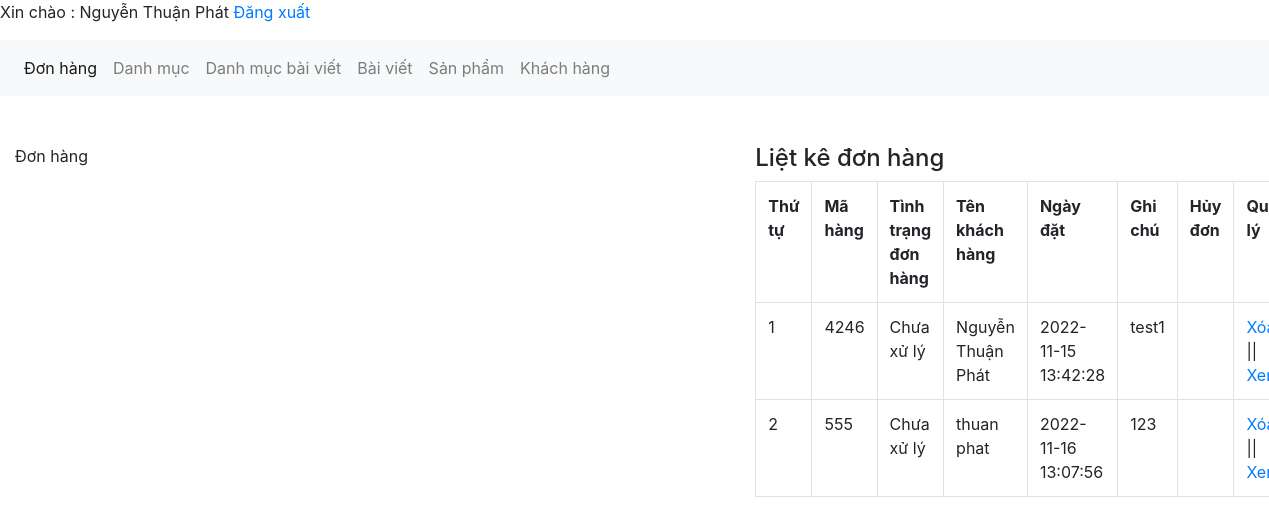
Page /admin/xulydonhang.php (signed in) on the earlier database version.
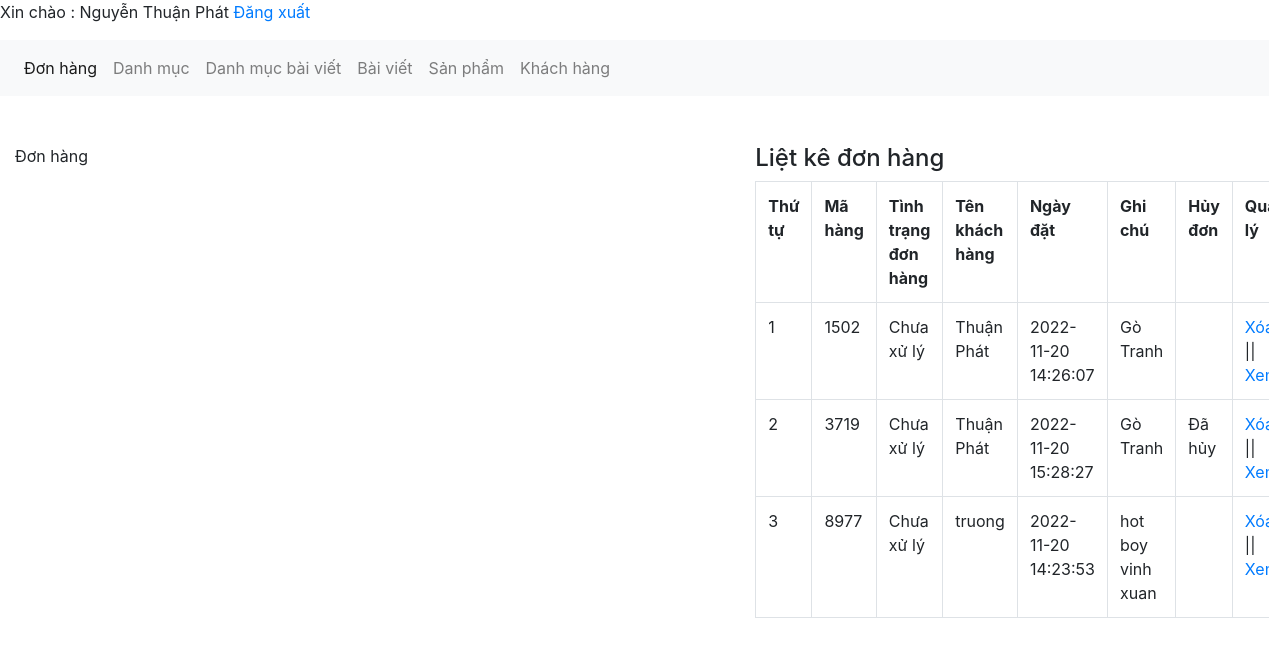
Same page on the later database version.
### tables this page shows
CREATE TABLE `tbl_donhang` (
  `donhang_id` int(11) NOT NULL,
  `sanpham_id` int(11) NOT NULL,
  `soluong` int(11) NOT NULL,
  `mahang` varchar(50) NOT NULL,
  `khachhang_id` int(11) NOT NULL,
  `ngaythang` timestamp NOT NULL DEFAULT current_timestamp() ON UPDATE current_timestamp(),
  `tinhtrang` int(11) NOT NULL,
  `huydon` int(11) NOT NULL DEFAULT 0
);

CREATE TABLE `tbl_khachhang` (
  `khachhang_id` int(11) NOT NULL,
  `name` varchar(100) NOT NULL,
  `phone` varchar(50) NOT NULL,
  `address` varchar(200) NOT NULL,
  `note` text NOT NULL,
  `email` varchar(150) NOT NULL,
  `password` varchar(100) NOT NULL,
  `giaohang` int(11) NOT NULL
);

### admin/xulydonhang.php (the view, shortened to what this page needs)
<?php
include('../db/connect.php');
?>
<!DOCTYPE html>
<html lang="en">
<head>
    <link href="../css/bootstrap.css" rel="stylesheet" type="text/css" media="all" />
</head>
<body>
    <p>Xin chào : <?php echo $_SESSION['dangnhap'] ?> <a href="?login=dangxuat">Đăng xuất</a></p>
    <nav class="navbar navbar-expand-lg navbar-light bg-light">
        <div class="collapse navbar-collapse" id="navbarNav">
            <ul class="navbar-nav">
                <li class="nav-item active">
                    <a class="nav-link" href="xulydonhang.php">Đơn hàng <span class="sr-only">(current)</span></a>
                </li>
                <li class="nav-item">
                    <a class="nav-link" href="xulydanhmuc.php">Danh mục</a>
                </li>
                <li class="nav-item">
                    <a class="nav-link" href="xulydanhmucbaiviet.php">Danh mục bài viết</a>
                </li>
                <li class="nav-item">
                    <a class="nav-link" href="xulybaiviet.php">Bài viết</a>
                </li>
                <li class="nav-item">
                    <a class="nav-link" href="xulysanpham.php">Sản phẩm</a>
                </li>
                <li class="nav-item">
                    <a class="nav-link" href="xulykhachhang.php">Khách hàng</a>
                </li>
            </ul>
        </div>
    </nav><br><br>
    <div class="container-fluid">
        <div class="row">
            <?php
            if (isset($_GET['quanly']) == 'xemdonhang') {
                $mahang = $_GET['mahang'];
                $sql = "SELECT * FROM tbl_donhang,tbl_sanpham WHERE tbl_donhang.sanpham_id=tbl_sanpham.sanpham_id AND tbl_donhang.mahang='$mahang' ORDER BY tbl_donhang.ngaythang DESC";
                $sql_chitiet =  $con->query($sql)->fetchAll(PDO::FETCH_ASSOC);
            ?>
            <div class="col-md-7">
                <p>Xem chi tiết đơn hàng</p>
                <form action="" method="POST">
                    <table class="table table-bordered ">
                        <tr>
                            <th>Thứ tự</th>
                            <th>Mã hàng</th>
                            <th>Tên sản phẩm</th>
                            <th>Số lượng</th>
                            <th>Giá</th>
                            <th>Tổng tiền</th>
                            <th>Ngày đặt</th>
                        </tr>
                        <?php
                            $i = 0;
                            foreach ($sql_chitiet as $chitiet) {
                                $i++;
                            ?>
                        <tr>
                            <td><?php echo $i; ?></td>
                            <td><?php echo $chitiet['mahang']; ?></td>
                            <td><?php echo $chitiet['sanpham_name']; ?></td>
                            <td><?php echo $chitiet['soluong']; ?></td>
                            <td><?php echo $chitiet['sanpham_giakhuyenmai']; ?></td>
                            <td><?php echo number_format($chitiet['soluong'] * $chitiet['sanpham_giakhuyenmai']) . 'vnđ'; ?>
                            </td>
                            <td><?php echo $chitiet['ngaythang'] ?></td>
                            <input type="hidden" name="mahang_xuly" value="<?php echo $chitiet['mahang'] ?>">
                        </tr>
                        <?php
                            }
                            ?>
                    </table>
                    <select class="form-control" name="xuly">
                        <option value="1">Đã xử lý | Giao hàng</option>
                        <option value="0">Chưa xử lý</option>
                    </select><br>
                    <input type="submit" value="Cập nhật đơn hàng" name="capnhatdonhang" class="btn btn-success">
                </form>
            </div>
            <?php
            } else {
            ?>
            <div class="col-md-7">
                <p>Đơn hàng</p>
            </div>
            <?php
            }
            ?>
            <div class="col-md-5">
                <h4>Liệt kê đơn hàng</h4>
                <?php
                $sql = "SELECT * FROM tbl_sanpham,tbl_khachhang,tbl_donhang WHERE tbl_donhang.sanpham_id=tbl_sanpham.sanpham_id AND tbl_donhang.khachhang_id=tbl_khachhang.khachhang_id GROUP BY mahang ";
                $sql_select = $con->query($sql)->fetchAll(PDO::FETCH_ASSOC);
                ?>
                <table class="table table-bordered ">
                    <tr>
                        <th>Thứ tự</th>
                        <th>Mã hàng</th>
                        <th>Tình trạng đơn hàng</th>
                        <th>Tên khách hàng</th>
                        <th>Ngày đặt</th>
                        <th>Ghi chú</th>
                        <th>Hủy đơn</th>
                        <th>Quản lý</th>
                    </tr>
                    <?php
                    $i = 0;
                    foreach ($sql_select as $select) {
                        $i++;
                    ?>
                    <tr>
                        <td><?php echo $i; ?></td>
                        <td><?php echo $select['mahang']; ?></td>
                        <td><?php
                                if ($select['tinhtrang'] == 0) {
                                    echo 'Chưa xử lý';
                                } else {
                                    echo 'Đã xử lý';
                                }
                                ?></td>
                        <td><?php echo $select['name']; ?></td>
                        <td><?php echo $select['ngaythang'] ?></td>
                        <td><?php echo $select['note'] ?></td>
                        <td><?php if ($select['huydon'] == 0) {
                                } elseif ($select['huydon'] == 1) {
                                    echo '<a href="xulydonhang.php?quanly=xemdonhang&mahang=' . $select['mahang'] . '&xacnhanhuy=2">Xác nhận hủy đơn</a>';
                                } else {
                                    echo 'Đã hủy';
                                }
                                ?></td>
                        <td><a href="?xoadonhang=<?php echo $select['mahang'] ?>">Xóa</a> || <a
                                href="?quanly=xemdonhang&mahang=<?php echo $select['mahang'] ?>">Xem </a></td>
                    </tr>
                    <?php
                    }
                    ?>
                </table>
            </div>
        </div>
    </div>
</body>
</html>

Differences in the rows shown:
removed tbl_donhang: mahang "4246", tinhtrang "Chưa xử lý", khachhang.name "Nguyễn Thuận Phát", ngaythang "2022-11-15 13:42:28", khachhang.note "test1"
removed tbl_donhang: mahang "555", tinhtrang "Chưa xử lý", khachhang.name "thuan phat", ngaythang "2022-11-16 13:07:56", khachhang.note "123"
added tbl_donhang: mahang "1502", tinhtrang "Chưa xử lý", khachhang.name "Thuận Phát", ngaythang "2022-11-20 14:26:07", khachhang.note "Gò Tranh"
added tbl_donhang: mahang "3719", tinhtrang "Chưa xử lý", khachhang.name "Thuận Phát", ngaythang "2022-11-20 15:28:27", khachhang.note "Gò Tranh", huydon "Đã hủy"
added tbl_donhang: mahang "8977", tinhtrang "Chưa xử lý", khachhang.name "truong", ngaythang "2022-11-20 14:23:53", khachhang.note "hot boy vinh xuan"
